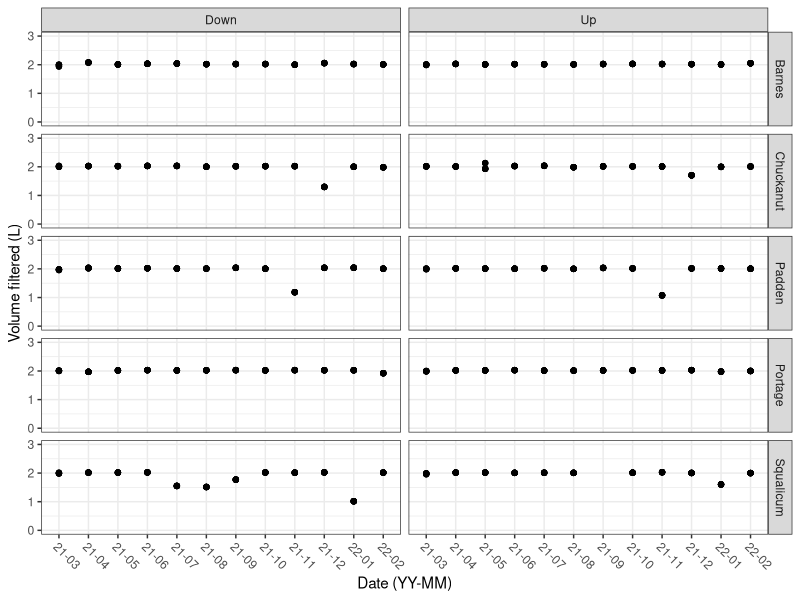
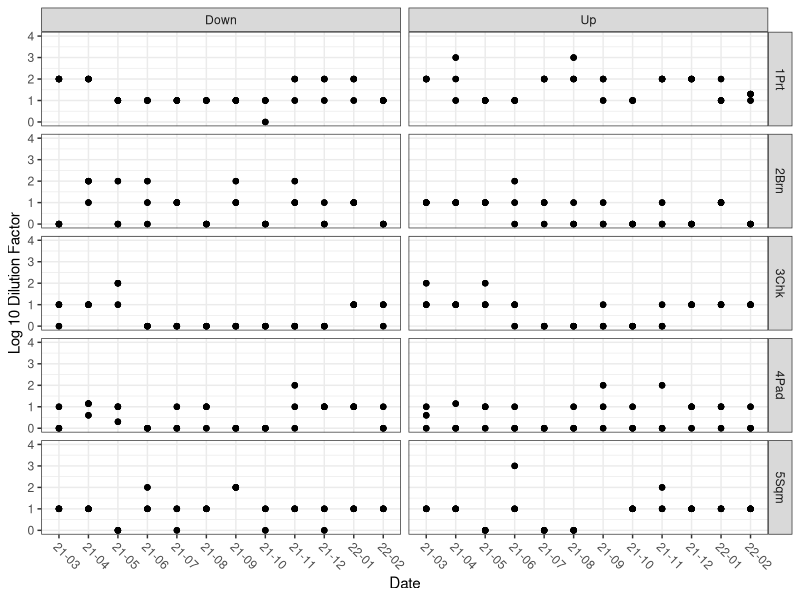
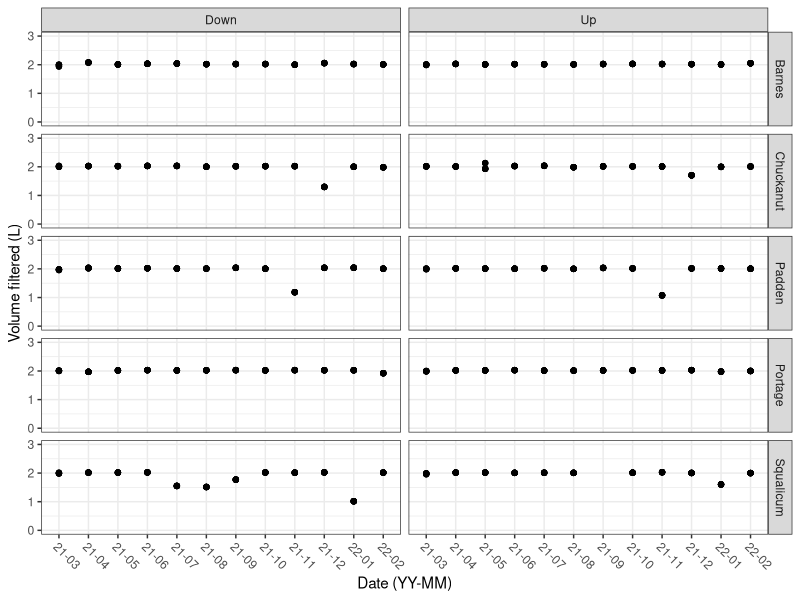
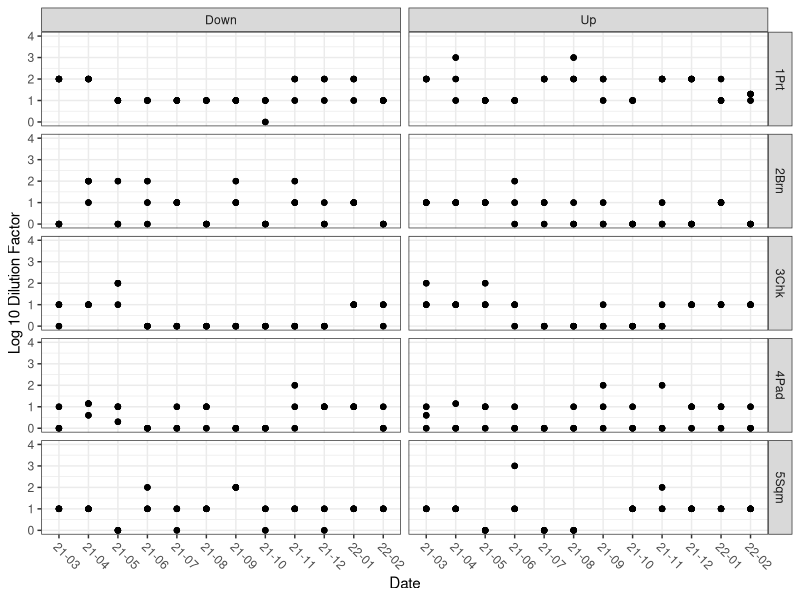

R code for these plots, in order:
## NGN Visualizing field / filtering data
# Author: Eily Allan 
# Person running: Eily
# Last modified: 10/19/22 by Eily
# Date of run: 10/19/22 by Eily 

# Overview 
# This script 

# Inputs: 
# 1) 

# Outputs: 
# 1) 

####################################################################
# Set up
####################################################################

# Load packages
library(here)
library(tidyverse)
library(ggplot2)

cut_data_for_stan <- read_csv(here("Output","qpcr","cut_data_for_stan.csv"))
coho_data_for_stan <- read_csv(here("Output","qpcr","coho_data_for_stan.csv"))


####################################################################
# volume filtered
####################################################################

cut_data_for_stan %>% 
  filter(! str_detect(Sample, "St")) %>% 
  select(c(Sample, dilution, Adj_Vol)) %>% 
  separate(Sample, into=c("time","creek","station","biol")) %>% 
  filter(station != "Up5") %>% 
  mutate(station = case_when(station == "Up11" ~ "Up",
                             TRUE ~ station)) %>% 
  separate(time, into = c("month","year"), sep = 2) %>% 
  unite(newtime, c(year,month), sep="-") %>% 
  mutate(creek = case_when(creek == "1Prt" ~ "Portage",
                           creek == "2Brn" ~ "Barnes",
                           creek == "3Chk" ~ "Chuckanut",
                           creek == "4Pad" ~ "Padden",
                           creek == "5Sqm" ~ "Squalicum",
                           TRUE ~ creek)) %>% 
  mutate(station = case_when(station == "Dn" ~ "Down",
                             TRUE ~ station)) %>% 
  ggplot(aes(x= newtime, y = Adj_Vol)) +
  geom_point() +
  facet_grid(~creek ~station, scales = "free") +
  theme_bw() +
  labs(x="Date (YY-MM)", y= "Volume filtered (L)") + 
  scale_y_continuous(limits=c(0,3), breaks=c(0,1,2,3)) + 
  scale_x_discrete(guide = guide_axis(angle = -45))

ggsave(here("Output","Figures","volume_filtered_by_sample.png"))

####################################################################
# dilution factor during inhibiton testing 
####################################################################

cut_data_for_stan %>% 
  filter(! str_detect(Sample, "St")) %>% 
  select(c(Sample, dilution, Adj_Vol)) %>% 
  separate(Sample, into=c("time","creek","station","biol")) %>% 
  filter(station != "Up5") %>% 
  mutate(station = case_when(station == "Up11" ~ "Up",
                             TRUE ~ station)) %>% 
  separate(time, into = c("month","year"), sep = 2) %>% 
  unite(newtime, c(year,month), sep="-") %>% 
  mutate(station = case_when(station == "Dn" ~ "Down",
                             TRUE ~ station)) %>% 
  ggplot(aes(x= newtime, y = log10(dilution))) +
  geom_point() +
  facet_grid(~creek ~station, scales = "free") +
  theme_bw() +
  labs(x="Date", y= "Log 10 Dilution Factor") + 
  lims(y=c(0,4)) + 
  scale_x_discrete(guide = guide_axis(angle = -45))

ggsave(here("Output","Figures","inhibition_dilution_factors.png"))
